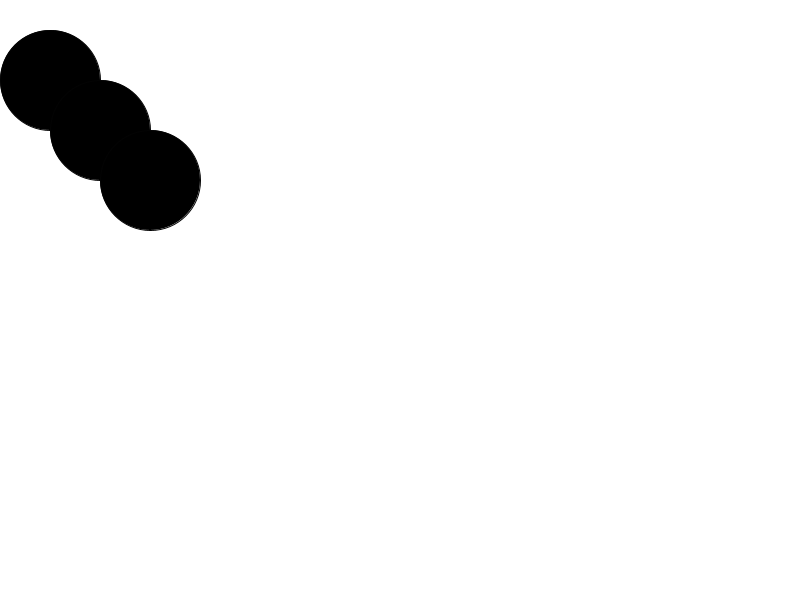
Frame 1 (no input)
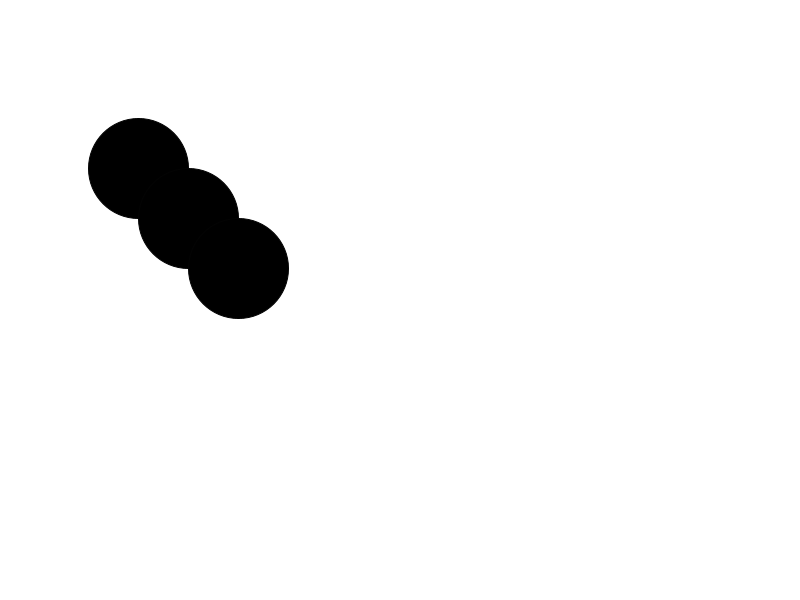
Frame 60 (the mouse pressed at the canvas centre just before this capture)
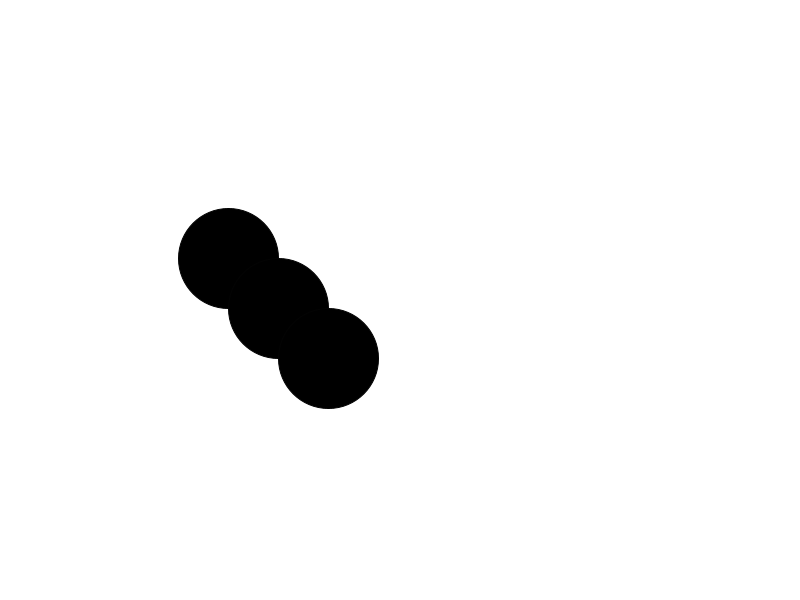
Frame 120 (the mouse held since frame 60 and released just before this capture)

The Processing sketch that drew these frames (run headless with seeded random() and noise(); from frame 60 on, the mouse is pressed at the canvas centre):

// Processing sketch: processing_162693
// ── processing_162693.pde


float y = 80;       
float x = 50; 
float xSpeed = 1.5;
float ySpeed = 1.5;  
float count = 100;
int state = 0;
float redder = 255;
float greener = 255;
float bluer = 255;
float fillerR = 0;
float fillerB = 0;
float fillerG = 0;
void setup(){
  
size(800,600);

}

void draw(){
background(redder,greener,bluer);
ellipseMode(CENTER);
stroke(3);
fill(fillerR,fillerB,fillerG);
int spacing = 0;
if (count>0) {
while (spacing <= 100) { 
  ellipse(x+spacing,y+spacing,count,count);
  spacing+=50;
}
  if (x>=width-(100+count/2)) {
  xSpeed=-xSpeed*random(.5,1.5);

  count= count-random(10);
  redder = random(122,255);
  greener = random(122,255);
  bluer = random(122,255);
  fillerR = random(0,122);
  fillerB = random(0,122);
  fillerG = random(0,122);
    }
  
    if (x<0+count/2) {
  xSpeed=-xSpeed*random(.5,1.5);

  count= count-random(10);
 redder = random(122,255);
  greener = random(122,255);
  bluer = random(122,255);
 fillerR = random(10,122);
  fillerB = random(0,122);
  fillerG = random(0,122);
  
    }
  if (y>=height-(100+count/2)) {
  ySpeed=-ySpeed*random(.5,1.5);

  count= count-random(10);
 redder = random(122,255);
  greener = random(122,255);
  bluer = random(122,255);
 fillerR = random(0122);
  fillerB = random(0,122);
  fillerG = random(0,122);
  
  }
   if (y<=0+count/2) {
  ySpeed=-ySpeed*random(.5,1.5);

  count= count-random(10);
 redder = random(122,255);
  greener = random(122,255);
  bluer = random(122,255);
 fillerR = random(0,122);
  fillerB = random(0,122);
  fillerG = random(0,122);
  
   }
  x+=xSpeed;
  y+=ySpeed;
  
  
}
if (count <=0) {
  count=100;
  x=width/2;
  y=height/2;
}
}
